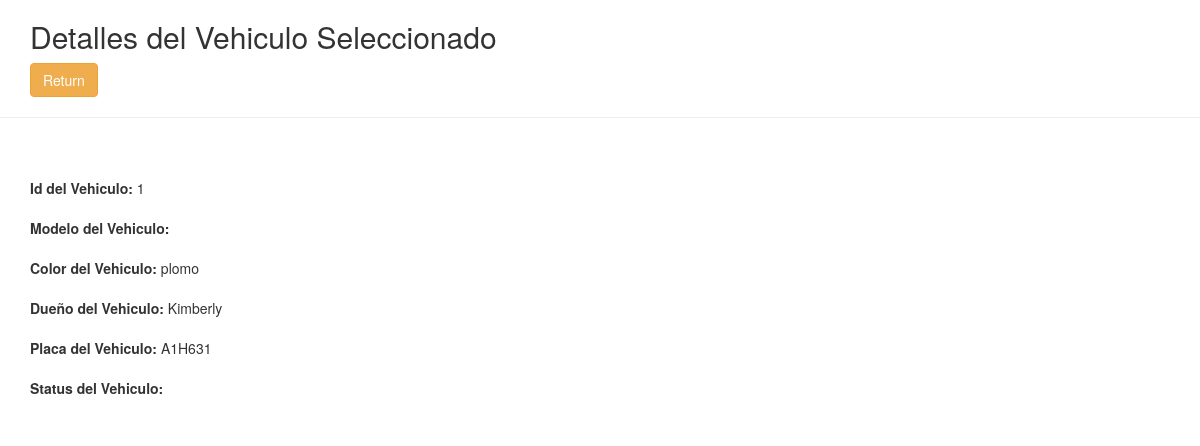
The app's page /crud/vehiculo/vehiculo_view.php?placa=1 with its own data.
### tables this page shows
CREATE TABLE `vehiculos` (
  `id` int(11) NOT NULL,
  `modelo` int(30) NOT NULL,
  `color` varchar(20) NOT NULL,
  `duenio` varchar(50) NOT NULL,
  `placa` varchar(10) NOT NULL,
  `status` int(10) NOT NULL
);

### crud/vehiculo/vehiculo_view.php (the view, shortened to what this page needs)
<!DOCTYPE html>
<html>
  <head>
  </head>
  <body>
    <?php
        if(empty($_GET['placa'])){
        }else {
            require_once('../../mysqli_connect_1.php');
            $sql = "SELECT id, modelo, color, duenio, placa, status FROM vehiculos";
            $sql.=" WHERE id= ".$_GET['placa']." LIMIT 1";
            if($response= $dbc->query($sql)){
              $register= mysqli_fetch_array($response);
            }else{
              echo "No response from the database";
            }
        }
    ?>
    <div class="container">
    <h2>Detalles del Vehiculo Seleccionado</h2>
    <a href="vehiculo_list.php" class="btn btn-warning" role="button">Return</a>
    </div>
    <hr>
        <div class="container">
            <br><br>
            <b>Id del Vehiculo: </b><?php   echo $register['id'];?>
            <br><br>
            <b>Modelo del Vehiculo: </b><?php   echo $register['automatico'];?>
            <br><br>
            <b>Color del Vehiculo: </b><?php   echo $register['color'];?>
            <br><br>
            <b>Dueño del Vehiculo: </b><?php   echo $register['duenio'];?>
            <br><br>
            <b>Placa del Vehiculo: </b><?php   echo $register['placa'];?>
            <br><br>
            <b>Status del Vehiculo: </b><?php   echo $register['tipo'];?>
            <br><br>
        </div>
  </body>
</html>

### records on screen
vehiculos: id "1", color "plomo", duenio "Kimberly", placa "A1H631"
